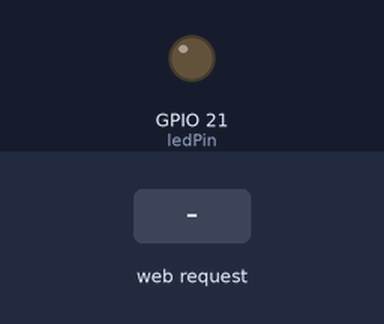
Recording of a sketch running on a simulated ESP32. Shown: output pins drawn as LEDs (lit = HIGH). The inputs (shaded band) are chosen by the test bench. What the sketch prints to the serial monitor is not drawn.

Above: at 1.2 s.
1.3 s: HTTP request GET /led/on received
At 1.7 s:
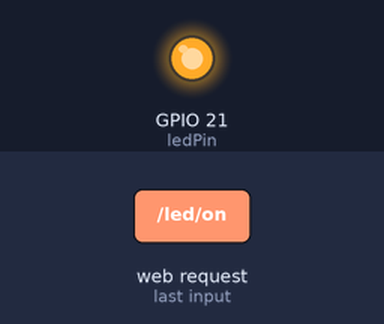
Timing chart, 0 to 4.3 s (numbered marks = the images above; inputs shaded):
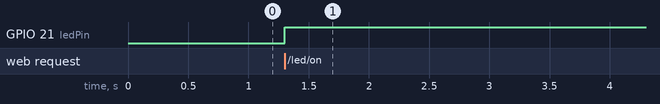

Measured:
- after the input at 1.3 s, GPIO 21 (ledPin): LOW → HIGH at once

The sketch:

002servidorWebBotonLed.ino
```cpp
#include <WiFi.h>
#include <WebServer.h>

// Definir el SSID y la contraseña de la red Wi-Fi
const char* ssid = "ESP32-AP";
const char* password = "12345678";

// Pin donde está conectado el LED
const int ledPin = 21;

// Crear una instancia del servidor en el puerto 80
WebServer server(80);
bool sw=true;
// Función para manejar la solicitud a la ruta raíz "/"
void handleRoot() {
  // Contenido HTML con un botón para encender el LED
  String html = "<html><body>";
  html += "<h1>Control de LED</h1>";
  html += "<button onclick=\"encenderLED()\">Encender LED</button>";
  html += "<script>function encenderLED() {"
          "var xhr = new XMLHttpRequest();"
          "xhr.open('GET', '/led/on', true);"
          "xhr.send();"
          "}</script>";
  html += "</body></html>";

  server.send(200, "text/html", html);
}

// Función para encender el LED
void handleLEDOn() {
  if(sw){
    digitalWrite(ledPin, HIGH);  // Encender el LED
    server.send(200, "text/plain", "LED Encendido");
  }else
  {
    digitalWrite(ledPin, LOW);  // Encender el LED
    server.send(200, "text/plain", "LED Encendido");
  }
  sw=!sw;

}

void setup() {
  // Iniciar el monitor serial
  Serial.begin(9600);

  // Configurar el ESP32 como un punto de acceso
  WiFi.softAP(ssid, password);

  // Obtener y mostrar la dirección IP del ESP32
  IPAddress IP = WiFi.softAPIP();
  Serial.print("IP del punto de acceso: ");
  Serial.println(IP);

  // Configurar el pin del LED como salida
  pinMode(ledPin, OUTPUT);
  digitalWrite(ledPin, LOW);  // Inicialmente apagar el LED

  // Definir la ruta raíz y la función manejadora
  server.on("/", handleRoot);
  server.on("/led/on", handleLEDOn);   // Ruta para encender el LED

  // Iniciar el servidor
  server.begin();
  Serial.println("Servidor iniciado");
}

void loop() {
  // Manejar las solicitudes de los clientes
  server.handleClient();
}
```
